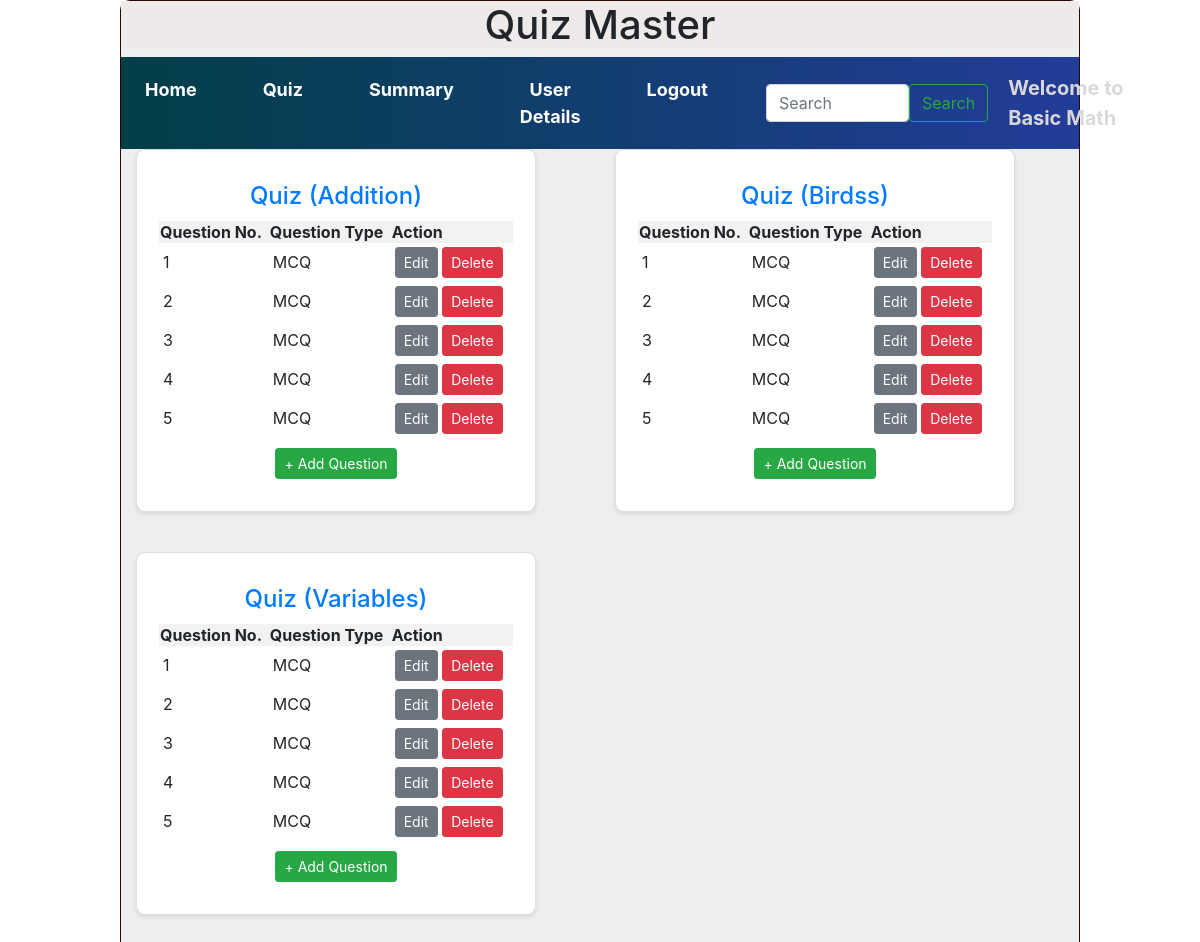
The page /quiz_management/Basic Math on the database its author committed.
### models/models.py (models this page shows)
class Quiz(db.Model):
    id = db.Column(db.Integer, primary_key=True)
    chapter_id = db.Column(db.Integer, db.ForeignKey("chapter.id"), nullable=False)
    date_of_quiz = db.Column(db.Date, nullable=False)
    time_duration = db.Column(db.String(50), nullable=False)
    no_of_questions = db.Column(db.Integer, nullable=False)
    questions = db.relationship("Question", cascade="all,delete", backref="quiz", lazy=True)
    scores = db.relationship("Score", cascade="all,delete", backref="quiz", lazy=True)

class Chapter(db.Model):
    id = db.Column(db.Integer, primary_key=True)
    name = db.Column(db.String(255), nullable=False)
    description = db.Column(db.Text, nullable=True)
    subject_id = db.Column(db.Integer, db.ForeignKey("subject.id"), nullable=False)
    quizzes = db.relationship("Quiz", cascade="all,delete", backref="chapter", lazy=True)

class Question(db.Model):
    id = db.Column(db.Integer, primary_key=True)
    quiz_id = db.Column(db.Integer, db.ForeignKey("quiz.id"), nullable=False)
    question_statement = db.Column(db.Text, nullable=False)
    question_type = db.Column(db.Text, nullable=False)
    option1 = db.Column(db.String(200), nullable=False)
    option2 = db.Column(db.String(200), nullable=False)
    option3 = db.Column(db.String(200), nullable=False)
    option4 = db.Column(db.String(200), nullable=False)
    correct_option = db.Column(db.String(200), nullable=False)

### controllers/controllers.py (the view)
@app.route("/quiz_management/<name>")
def quiz_management(name):
    quizzes = Quiz.query.all()
    return render_template("quiz_management.html", name=name, quizzes=quizzes)

### templates/quiz_management.html
{% extends "admin_layout.html" %}
{% block content %}
    <div class="container">
        {% if quizzes %}
        <div class="row">
            {% for quiz in quizzes %}
                <div class="col">
                    <div class="card" style="width: 25rem">
                        <div class="card-body">
                            <h4 class="center1">
                                <a href="/edit_quiz/{{ quiz.id }}/{{ name }}">
                                    Quiz ({{ quiz.chapter.name }})
                                </a>
                            </h4>
                            {% if quiz.questions %}
                            <table class="my_table">
                                <tr>
                                    <th>Question No.</th>
                                    <th>Question Type</th>
                                    <th>Action</th>
                                </tr>
                                {% for question in quiz.questions %}
                                <tr>
                                    <td>{{ loop.index }}</td>
                                    <td>{{ question.question_type }}</td>
                                    <td>
                                        <a href="/edit_question/{{ question.id }}/{{ name }}" class="btn btn-sm btn-secondary">Edit</a>
                                        <a href="/delete_question/{{ question.id }}/{{ name }}" class="btn btn-sm btn-danger">Delete</a>
                                    </td>
                                </tr>
                                {% endfor %}
                            </table>
                            {% else %}
                                <p>No questions available.</p>
                            {% endif %}
                            <div class="center1">
                                <a href="/add_question/{{ quiz.id }}/{{ name }}" class="btn btn-sm btn-success">+ Add Question</a>
                            </div>
                        </div>
                    </div>
                </div>
            {% endfor %}
        </div>
        {% else %}
            <h3 class="center">No quizzes available right now.</h3>
        {% endif %}
    </div>
{% endblock %}

### static/styles/main.css (style rules this page uses)
.my_table { width: 100%; border-collapse: collapse; }
.my_table td { padding: 4px; text-align: left; }
.my_table th { background-color: #f2f2f2; }
.card { padding: 2px; border-radius: 9px !important; background-color: #fff; box-shadow: 0 2px 4px rgba(0, 0, 0, 0.1); margin-bottom: 40px; }
.center1 { text-align:center; margin:auto; padding: 10px; }

### rows shown on the page
Quiz: chapter.name "Addition"
Question: question_type "MCQ"
Question: question_type "MCQ"
Question: question_type "MCQ"
Question: question_type "MCQ"
Question: question_type "MCQ"
Quiz: chapter.name "Birdss"
Question: question_type "MCQ"
Question: question_type "MCQ"
Question: question_type "MCQ"
Question: question_type "MCQ"
Question: question_type "MCQ"
Quiz: chapter.name "Variables"
Question: question_type "MCQ"
Question: question_type "MCQ"
Question: question_type "MCQ"
Question: question_type "MCQ"
Question: question_type "MCQ"

### other values the page prints
{{ name }} "Basic Math"
